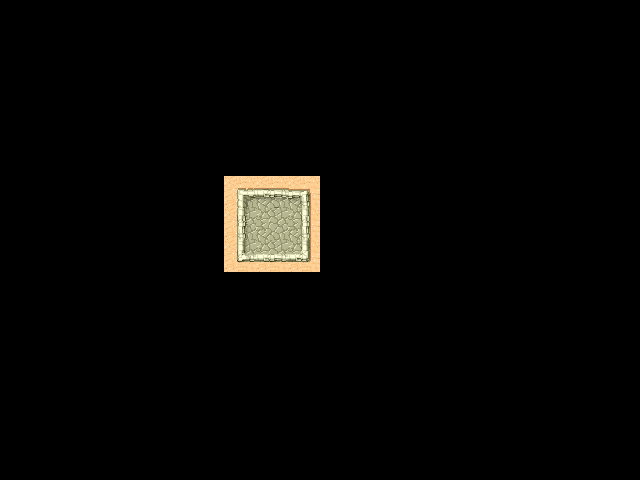

A 2D game scene composited from a Tiled map and its tileset images. What follows is a short description and the map's XML, with every tile layer's data as written:
An orthogonal 40x30 tile map with 16x16 px tiles, 1 tile layer (Tile Layer 1).

<map version="1.0" orientation="orthogonal" renderorder="right-down" width="40" height="30" tilewidth="16" tileheight="16" nextobjectid="1">
 <tileset firstgid="1" name="DesertTiles" tilewidth="32" tileheight="32" spacing="1" margin="1" tilecount="48" columns="8">
  <image source="tmw_desert_spacing.png" width="265" height="199" />
 </tileset>
 <layer name="Tile Layer 1" width="40" height="30">
  <data encoding="csv">
0,0,0,0,0,0,0,0,0,0,0,0,0,0,0,0,0,0,0,0,0,0,0,0,0,0,0,0,0,0,0,0,0,0,0,0,0,0,0,0,
0,0,0,0,0,0,0,0,0,0,0,0,0,0,0,0,0,0,0,0,0,0,0,0,0,0,0,0,0,0,0,0,0,0,0,0,0,0,0,0,
0,0,0,0,0,0,0,0,0,0,0,0,0,0,0,0,0,0,0,0,0,0,0,0,0,0,0,0,0,0,0,0,0,0,0,0,0,0,0,0,
0,0,0,0,0,0,0,0,0,0,0,0,0,0,0,0,0,0,0,0,0,0,0,0,0,0,0,0,0,0,0,0,0,0,0,0,0,0,0,0,
0,0,0,0,0,0,0,0,0,0,0,0,0,0,0,0,0,0,0,0,0,0,0,0,0,0,0,0,0,0,0,0,0,0,0,0,0,0,0,0,
0,0,0,0,0,0,0,0,0,0,0,0,0,0,0,0,0,0,0,0,0,0,0,0,0,0,0,0,0,0,0,0,0,0,0,0,0,0,0,0,
0,0,0,0,0,0,0,0,0,0,0,0,0,0,0,0,0,0,0,0,0,0,0,0,0,0,0,0,0,0,0,0,0,0,0,0,0,0,0,0,
0,0,0,0,0,0,0,0,0,0,0,0,0,0,0,0,0,0,0,0,0,0,0,0,0,0,0,0,0,0,0,0,0,0,0,0,0,0,0,0,
0,0,0,0,0,0,0,0,0,0,0,0,0,0,0,0,0,0,0,0,0,0,0,0,0,0,0,0,0,0,0,0,0,0,0,0,0,0,0,0,
0,0,0,0,0,0,0,0,0,0,0,0,0,0,0,0,0,0,0,0,0,0,0,0,0,0,0,0,0,0,0,0,0,0,0,0,0,0,0,0,
0,0,0,0,0,0,0,0,0,0,0,0,0,0,0,0,0,0,0,0,0,0,0,0,0,0,0,0,0,0,0,0,0,0,0,0,0,0,0,0,
0,0,0,0,0,0,0,0,0,0,0,0,0,0,0,0,0,0,0,0,0,0,0,0,0,0,0,0,0,0,0,0,0,0,0,0,0,0,0,0,
0,0,0,0,0,0,0,0,0,0,0,0,0,0,25,0,26,0,27,0,0,0,0,0,0,0,0,0,0,0,0,0,0,0,0,0,0,0,0,0,
0,0,0,0,0,0,0,0,0,0,0,0,0,0,0,0,0,0,0,0,0,0,0,0,0,0,0,0,0,0,0,0,0,0,0,0,0,0,0,0,
0,0,0,0,0,0,0,0,0,0,0,0,0,0,33,0,34,0,35,0,0,0,0,0,0,0,0,0,0,0,0,0,0,0,0,0,0,0,0,0,
0,0,0,0,0,0,0,0,0,0,0,0,0,0,0,0,0,0,0,0,0,0,0,0,0,0,0,0,0,0,0,0,0,0,0,0,0,0,0,0,
0,0,0,0,0,0,0,0,0,0,0,0,0,0,41,0,42,0,43,0,0,0,0,0,0,0,0,0,0,0,0,0,0,0,0,0,0,0,0,0,
0,0,0,0,0,0,0,0,0,0,0,0,0,0,0,0,0,0,0,0,0,0,0,0,0,0,0,0,0,0,0,0,0,0,0,0,0,0,0,0,
0,0,0,0,0,0,0,0,0,0,0,0,0,0,0,0,0,0,0,0,0,0,0,0,0,0,0,0,0,0,0,0,0,0,0,0,0,0,0,0,
0,0,0,0,0,0,0,0,0,0,0,0,0,0,0,0,0,0,0,0,0,0,0,0,0,0,0,0,0,0,0,0,0,0,0,0,0,0,0,0,
0,0,0,0,0,0,0,0,0,0,0,0,0,0,0,0,0,0,0,0,0,0,0,0,0,0,0,0,0,0,0,0,0,0,0,0,0,0,0,0,
0,0,0,0,0,0,0,0,0,0,0,0,0,0,0,0,0,0,0,0,0,0,0,0,0,0,0,0,0,0,0,0,0,0,0,0,0,0,0,0,
0,0,0,0,0,0,0,0,0,0,0,0,0,0,0,0,0,0,0,0,0,0,0,0,0,0,0,0,0,0,0,0,0,0,0,0,0,0,0,0,
0,0,0,0,0,0,0,0,0,0,0,0,0,0,0,0,0,0,0,0,0,0,0,0,0,0,0,0,0,0,0,0,0,0,0,0,0,0,0,0,
0,0,0,0,0,0,0,0,0,0,0,0,0,0,0,0,0,0,0,0,0,0,0,0,0,0,0,0,0,0,0,0,0,0,0,0,0,0,0,0,
0,0,0,0,0,0,0,0,0,0,0,0,0,0,0,0,0,0,0,0,0,0,0,0,0,0,0,0,0,0,0,0,0,0,0,0,0,0,0,0,
0,0,0,0,0,0,0,0,0,0,0,0,0,0,0,0,0,0,0,0,0,0,0,0,0,0,0,0,0,0,0,0,0,0,0,0,0,0,0,0,
0,0,0,0,0,0,0,0,0,0,0,0,0,0,0,0,0,0,0,0,0,0,0,0,0,0,0,0,0,0,0,0,0,0,0,0,0,0,0,0,
0,0,0,0,0,0,0,0,0,0,0,0,0,0,0,0,0,0,0,0,0,0,0,0,0,0,0,0,0,0,0,0,0,0,0,0,0,0,0,0,
0,0,0,0,0,0,0,0,0,0,0,0,0,0,0,0,0,0,0,0,0,0,0,0,0,0,0,0,0,0,0,0,0,0,0,0,0,0,0,0
</data>
 </layer>
</map>
